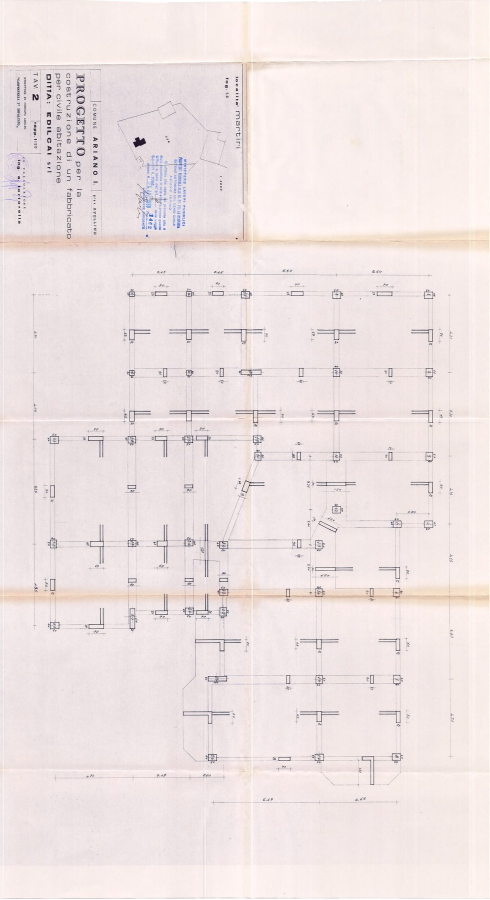
#> input picture analysis/source_renders/TAV02S/overview.jpg, 979 x 1800 px (shown at 1/2 size)
$ python -i oriented_discovery.py   (imports and definitions only)
#> lines starting #> are read from the running program, lines starting #| are printed output that depends on the picture; after the words box and inside, x2 and y2 are one past the last pixel; in counts of white or black regions, pixels touching at a corner belong together
from __future__ import annotations

import argparse
import csv
import json
from pathlib import Path
import subprocess
import tempfile
from typing import Any

from experiments.cew_cal01.anchor_discovery import normalize_dimension_text, proposal_from_ocr_token
from experiments.cew_cal01.exact_source import SOURCE_SHA256, _canonical_digest, _dimension_geometry_cv2
from experiments.cew_cal01.oriented_refinement import cluster_numeric_observations_by_location


ORIENTATIONS = (0, 90, 180, 270)
DEFAULT_TILE_SIZE = 2200
DEFAULT_OVERLAP = 400
DEFAULT_OCR_SCALE = 2.0
MIN_INK_FRACTION = 0.002
MAX_INK_FRACTION = 0.12


# [73 lines left out: functions _axis_starts, _iter_tile_bounds, _inverse_rotated_point, _map_oriented_bbox_to_page, _rotate_image, _ink_fraction, not called in this run]


def _prepare_for_numeric_ocr(gray: Any) -> Any:
    import cv2
    binary = cv2.adaptiveThreshold(gray, 255, cv2.ADAPTIVE_THRESH_GAUSSIAN_C, cv2.THRESH_BINARY_INV, 31, 11)
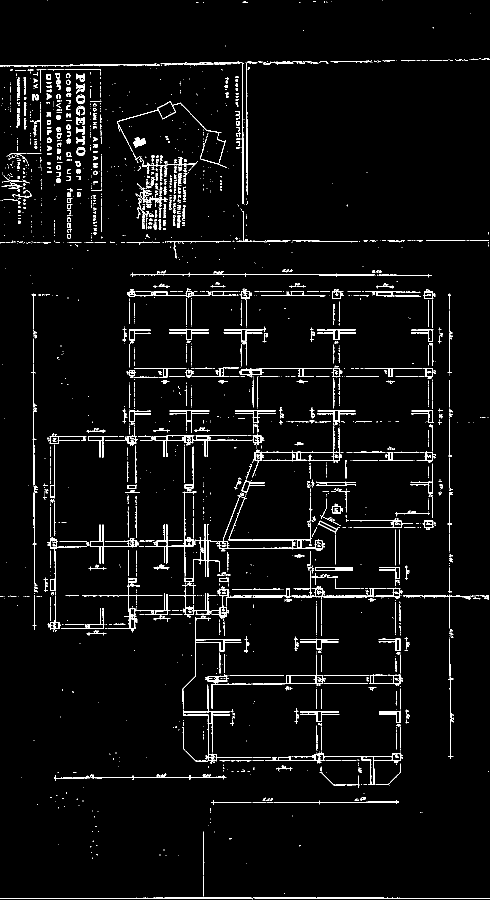
#> binary: shape (1800, 979) (shown at 1/2 size); 3.7% white in thin lines or dots
    horizontal = cv2.morphologyEx(binary, cv2.MORPH_OPEN, cv2.getStructuringElement(cv2.MORPH_RECT, (35, 1)))
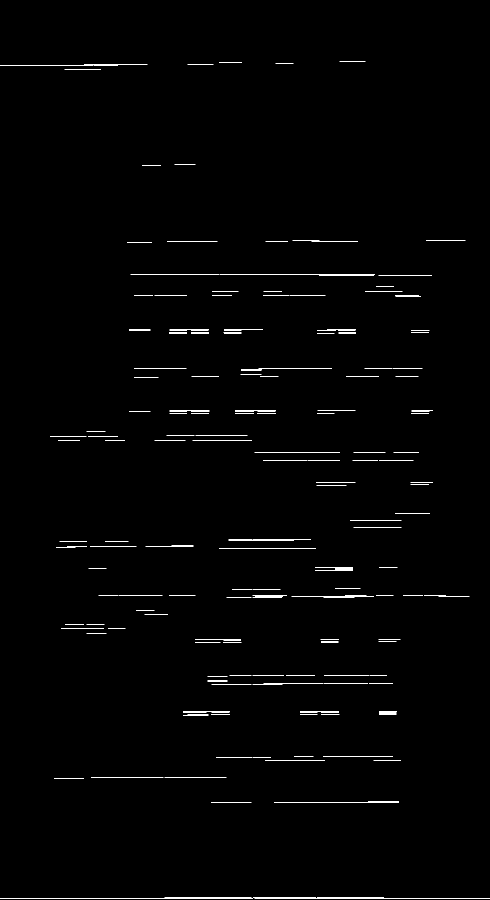
#> horizontal: shape (1800, 979) (shown at 1/2 size); 0.81% white in thin lines or dots
    vertical = cv2.morphologyEx(binary, cv2.MORPH_OPEN, cv2.getStructuringElement(cv2.MORPH_RECT, (1, 35)))
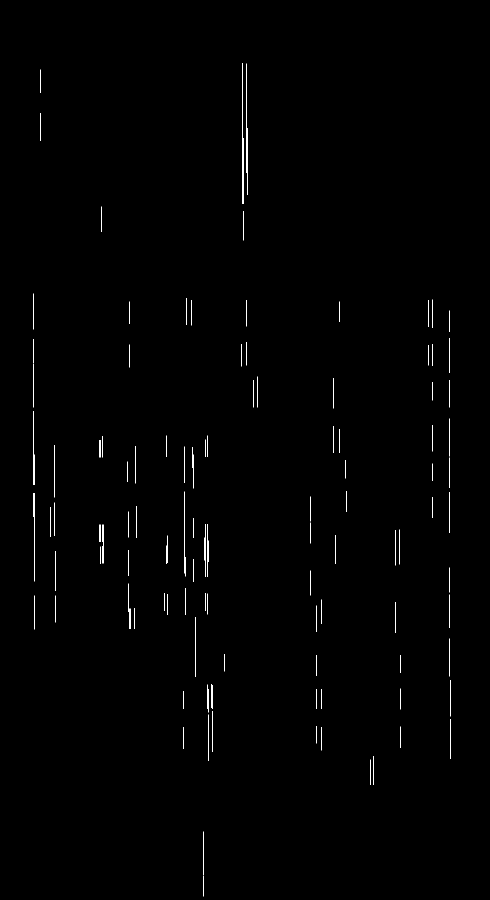
#> vertical: shape (1800, 979) (shown at 1/2 size); 0.45% white in thin lines or dots, all inside (x1, y1, x2, y2) = (67, 127, 901, 1793)
    line_mask = cv2.bitwise_or(horizontal, vertical)
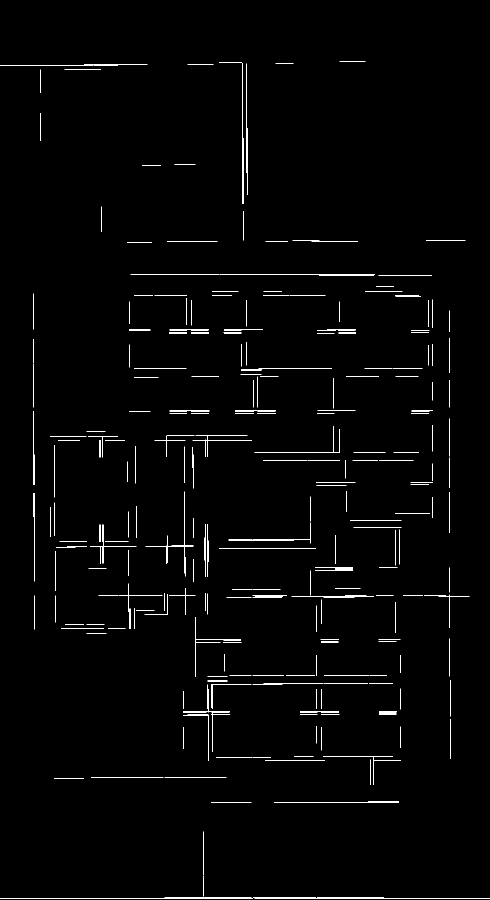
#> line_mask: shape (1800, 979) (shown at 1/2 size); 1.3% white in thin lines or dots
    text_mask = cv2.subtract(binary, line_mask)
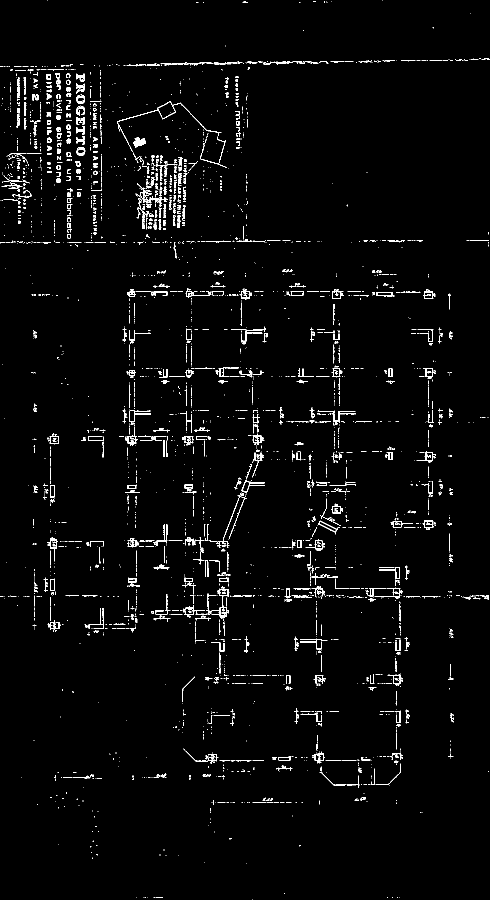
#> text_mask: shape (1800, 979) (shown at 1/2 size); 2.5% white in thin lines or dots
    text_mask = cv2.morphologyEx(text_mask, cv2.MORPH_CLOSE, cv2.getStructuringElement(cv2.MORPH_RECT, (2, 2)))
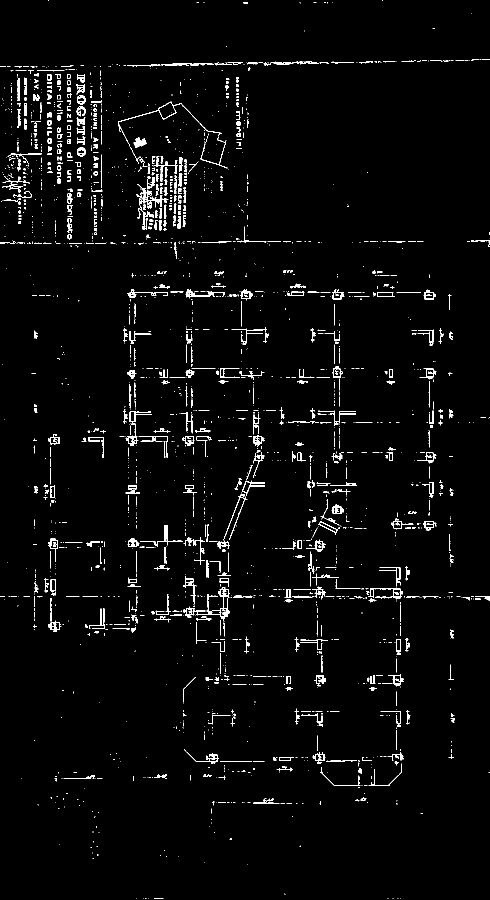
#> text_mask: shape (1800, 979) (shown at 1/2 size); 2.7% white in thin lines or dots
    return 255 - text_mask
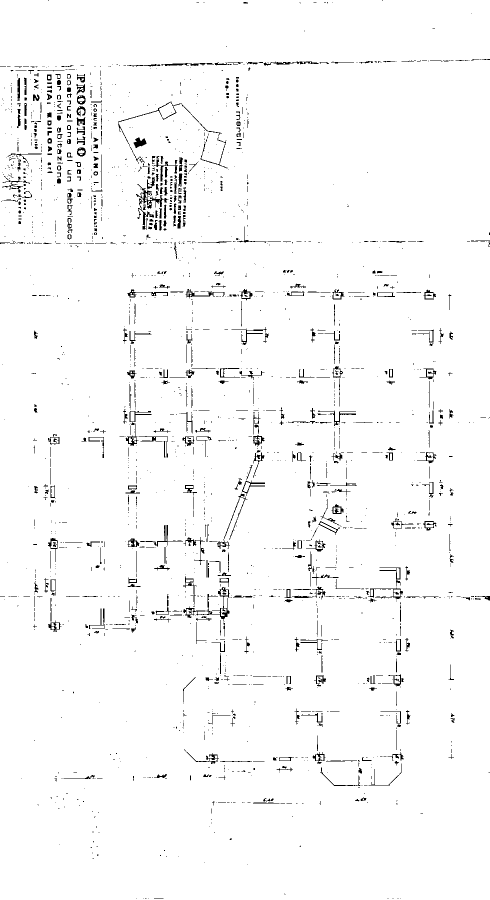
#> returned value: shape (1800, 979) (shown at 1/2 size); 97.3% white; black in thin lines or dots


# [178 lines left out: functions _run_numeric_tesseract, build_oriented_dimension_discovery, main, not called in this run]


# [2 lines not run here, left out]

>>> import cv2
>>> picture = cv2.imread('../../analysis/source_renders/TAV02S/overview.jpg', cv2.IMREAD_GRAYSCALE)
>>> result = _prepare_for_numeric_ocr(picture)

$ run again, on analysis/source_renders/TAV02S/r1_c2.jpg
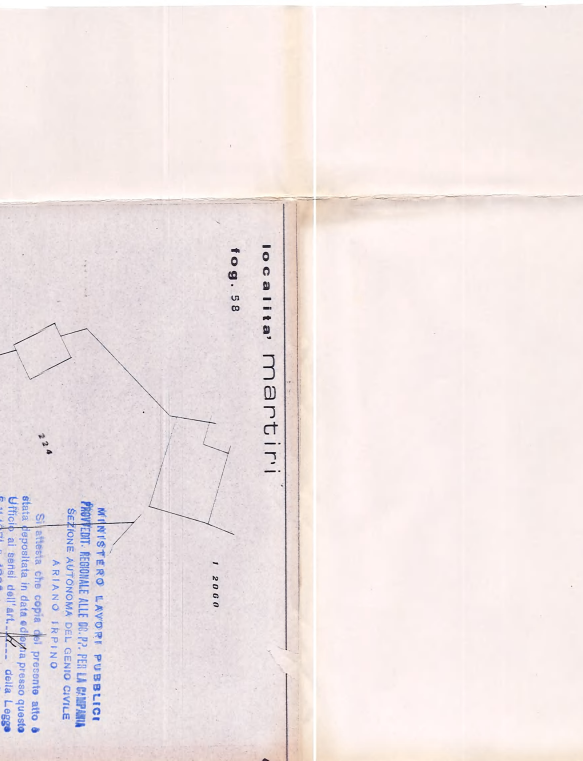
#> input picture analysis/source_renders/TAV02S/r1_c2.jpg, 1747 x 2281 px (shown at 1/3 size)
#> in _prepare_for_numeric_ocr, `binary = cv2.adaptiveThreshold(gray, 255, cv2.ADAPTIVE_THRESH_GAUSSIAN..`:
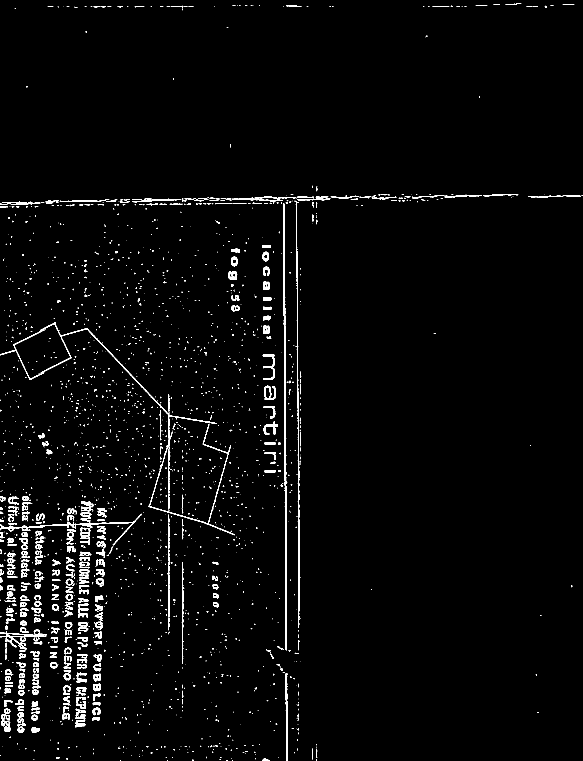
#> binary: shape (2281, 1747) (shown at 1/3 size); 2.1% white; 2224 white regions (1816 under 20 px), largest, box (x1, y1, x2, y2) and area: (0, 968, 704, 1606) 5933, (849, 611, 861, 1951) 5474, (886, 608, 900, 1884) 2715
#> horizontal: shape (2281, 1747); 0.11% white in thin lines or dots, all inside (x1, y1, x2, y2) = (0, 12, 1742, 1911)
#> vertical: shape (2281, 1747); 0.25% white; 20 white regions, largest, box (x1, y1, x2, y2) and area: (849, 611, 860, 1951) 5098, (889, 608, 899, 1884) 2202, (857, 2020, 863, 2281) 1015
#> in _prepare_for_numeric_ocr, `return 255 - text_mask`:
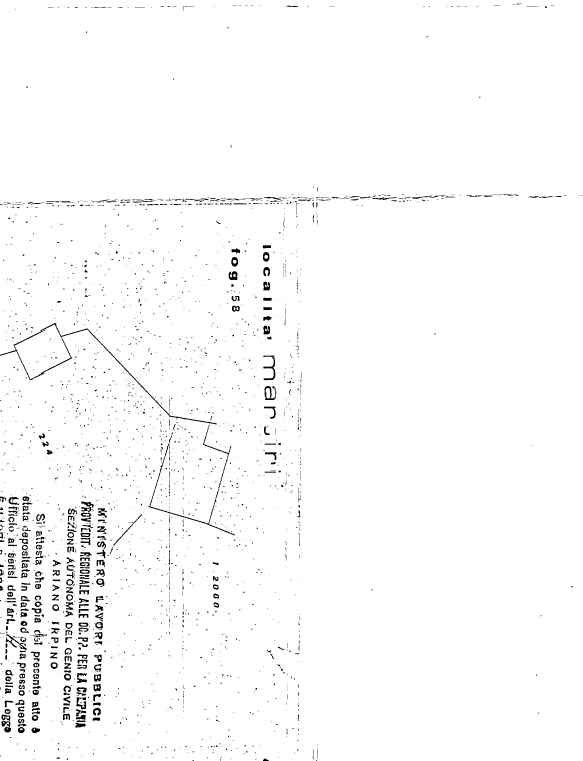
#> returned value: shape (2281, 1747) (shown at 1/3 size); 98.2% white; 2450 black regions (2016 under 20 px), largest, box (x1, y1, x2, y2) and area: (0, 969, 651, 1273) 3272, (445, 1274, 705, 1607) 2237, (242, 1504, 281, 1566) 1027

$ run again, on analysis/source_renders/TAV02S/r1_c3.jpg
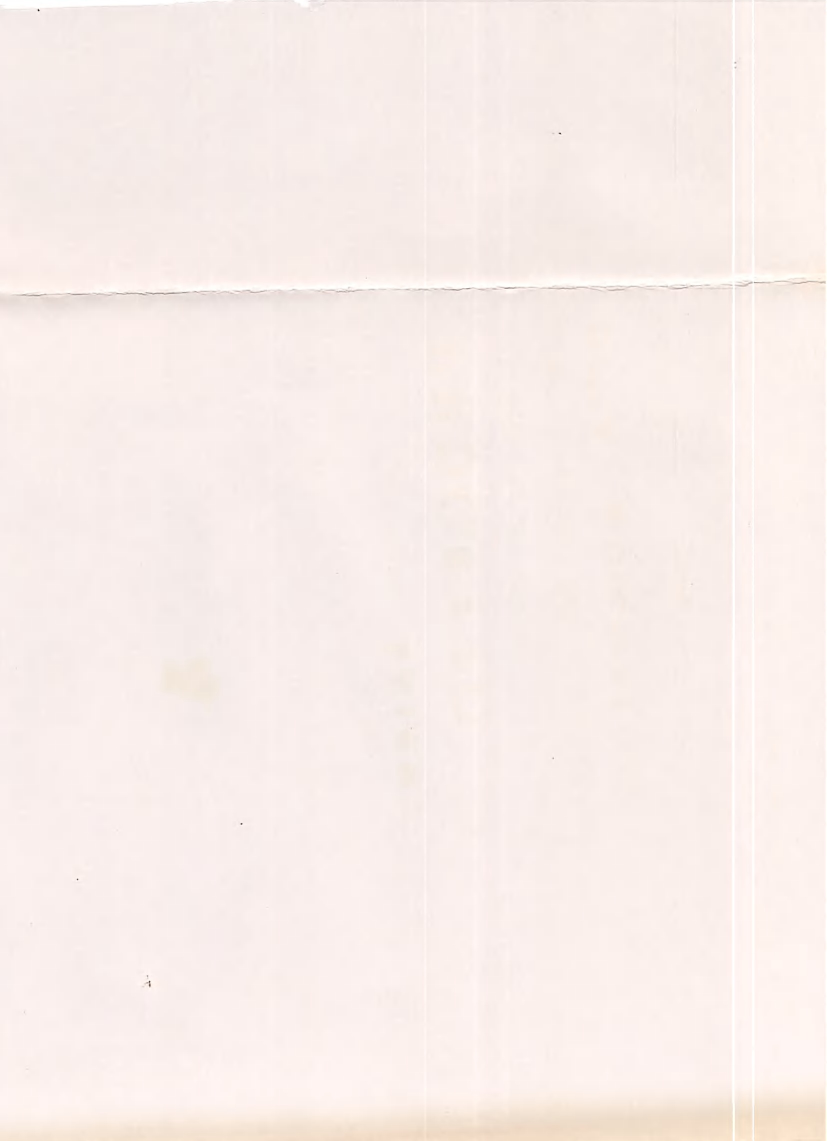
#> input picture analysis/source_renders/TAV02S/r1_c3.jpg, 1654 x 2281 px (shown at 1/2 size)
#> in _prepare_for_numeric_ocr, `binary = cv2.adaptiveThreshold(gray, 255, cv2.ADAPTIVE_THRESH_GAUSSIAN..`:
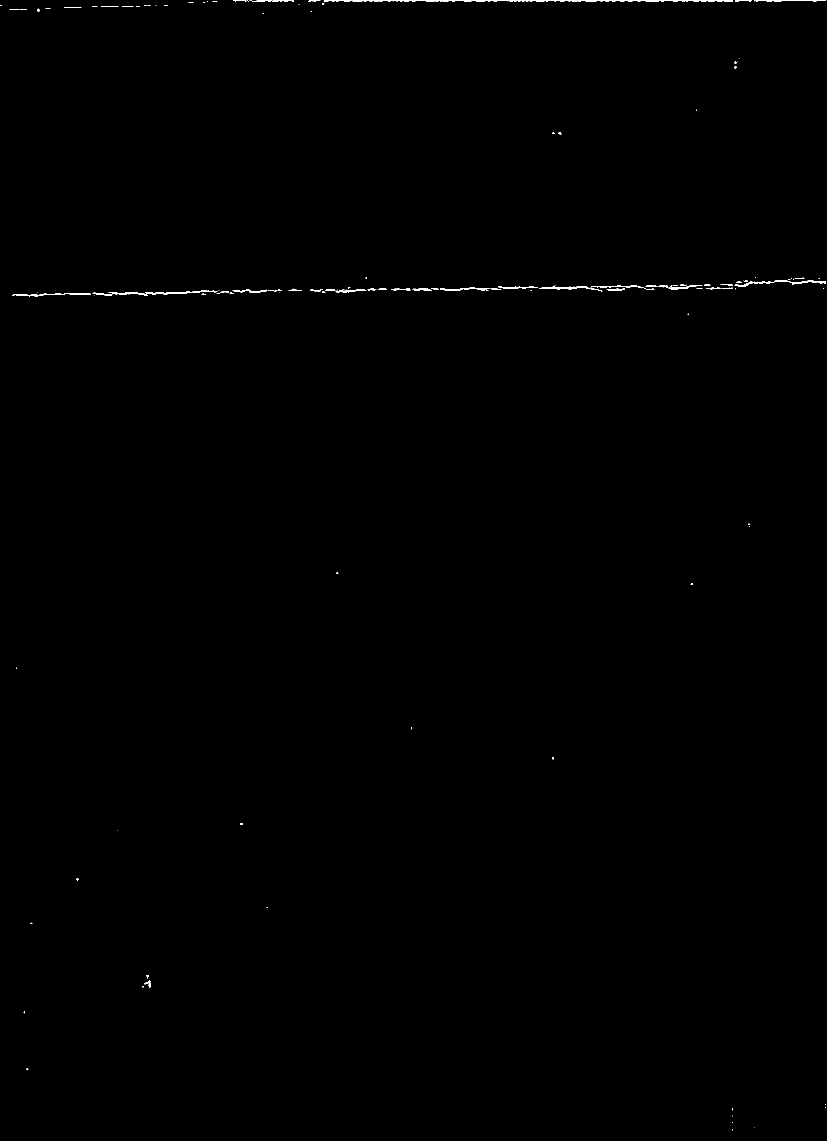
#> binary: shape (2281, 1654) (shown at 1/2 size); 0.19% white; 125 white regions (76 under 20 px), largest, box (x1, y1, x2, y2) and area: (647, 1, 1466, 4) 1287, (217, 581, 435, 591) 660, (1507, 561, 1652, 569) 439
#> horizontal: shape (2281, 1654); 0.07% white in thin lines or dots, all inside (x1, y1, x2, y2) = (49, 1, 1652, 592)
#> vertical: shape (2281, 1654); every value is 0
#> in _prepare_for_numeric_ocr, `return 255 - text_mask`:
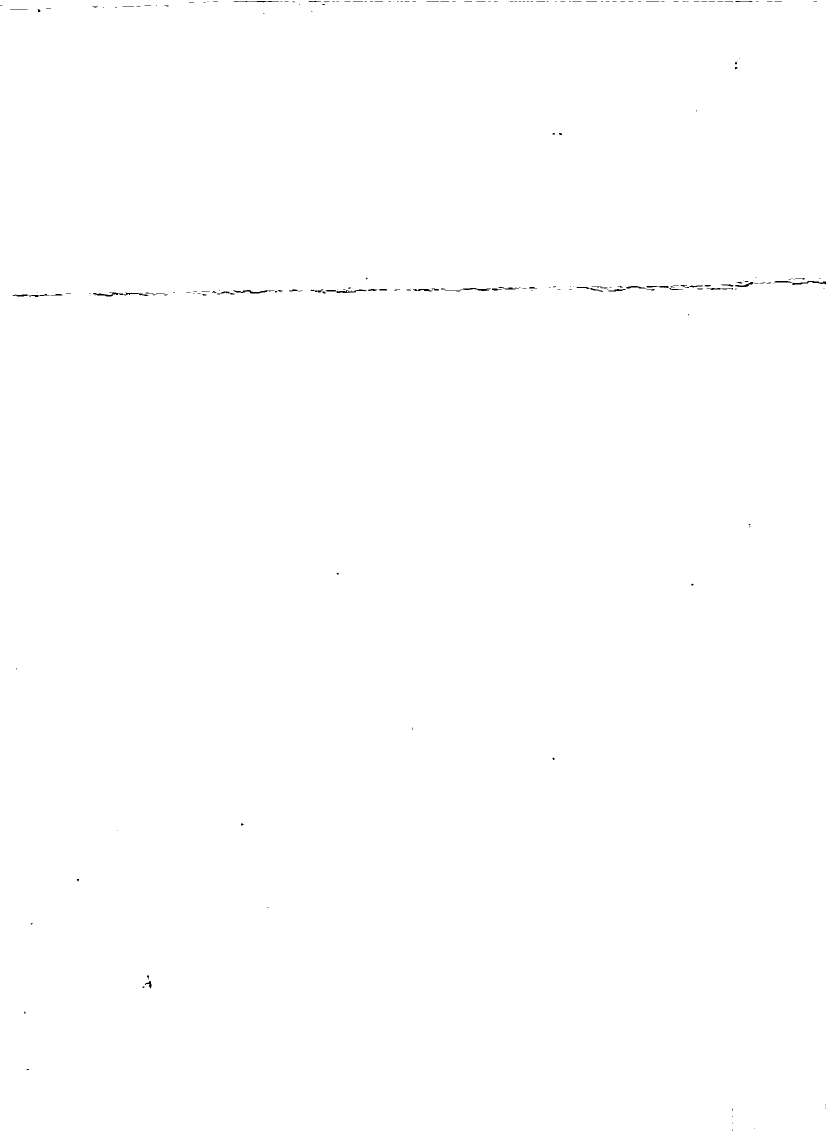
#> returned value: shape (2281, 1654) (shown at 1/2 size); 99.9% white; black in thin lines or dots

$ run again, on analysis/source_renders/TAV02S/r2_c1.jpg
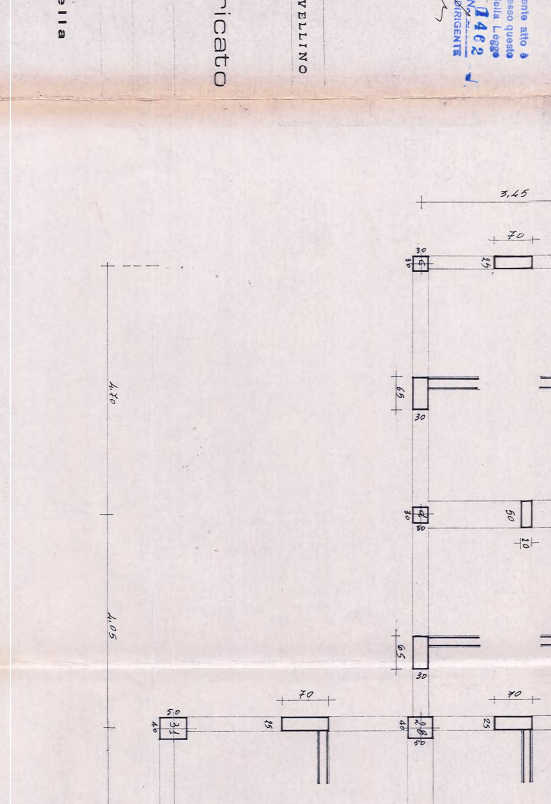
#> input picture analysis/source_renders/TAV02S/r2_c1.jpg, 1653 x 2410 px (shown at 1/3 size)
#> binary: shape (2410, 1653); 2% white; 1345 white regions (1050 under 20 px), largest, box (x1, y1, x2, y2) and area: (459, 2135, 1211, 2410) 8666, (1200, 2134, 1653, 2410) 7613, (1219, 759, 1653, 825) 4281
#> horizontal: shape (2410, 1653); 0.57% white; 72 white regions, largest, box (x1, y1, x2, y2) and area: (517, 2148, 1188, 2155) 2047, (1221, 2145, 1653, 2153) 1472, (759, 2189, 1211, 2195) 1350
#> vertical: shape (2410, 1653); 0.43% white; 66 white regions, largest, box (x1, y1, x2, y2) and area: (322, 1858, 325, 2410) 1041, (979, 2148, 988, 2352) 866, (1568, 2186, 1573, 2349) 714
#> line_mask: shape (2410, 1653); 0.97% white; 82 white regions, largest, box (x1, y1, x2, y2) and area: (462, 2135, 1211, 2410) 6908, (1221, 2134, 1653, 2410) 5846, (1223, 759, 1653, 825) 3384
#> in _prepare_for_numeric_ocr, `return 255 - text_mask`:
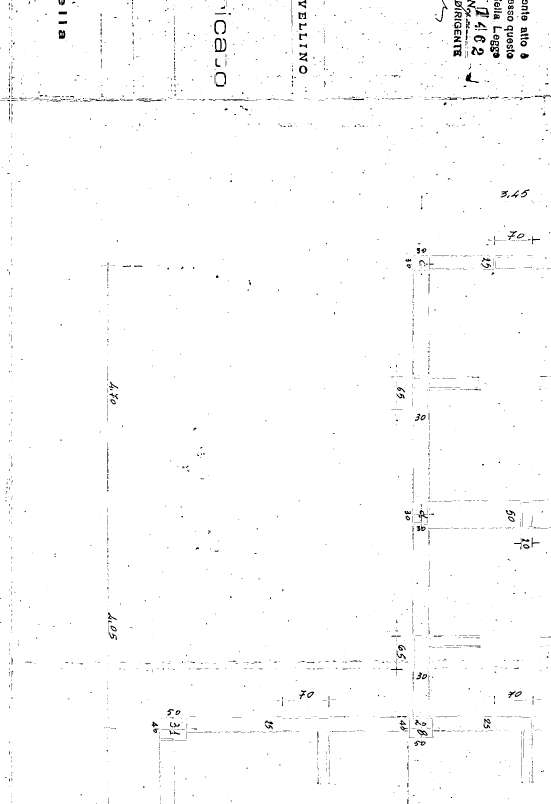
#> returned value: shape (2410, 1653) (shown at 1/3 size); 98.9% white; 2291 black regions (1908 under 20 px), largest, box (x1, y1, x2, y2) and area: (1470, 121, 1499, 174) 806, (644, 114, 679, 156) 619, (1360, 131, 1385, 170) 530
